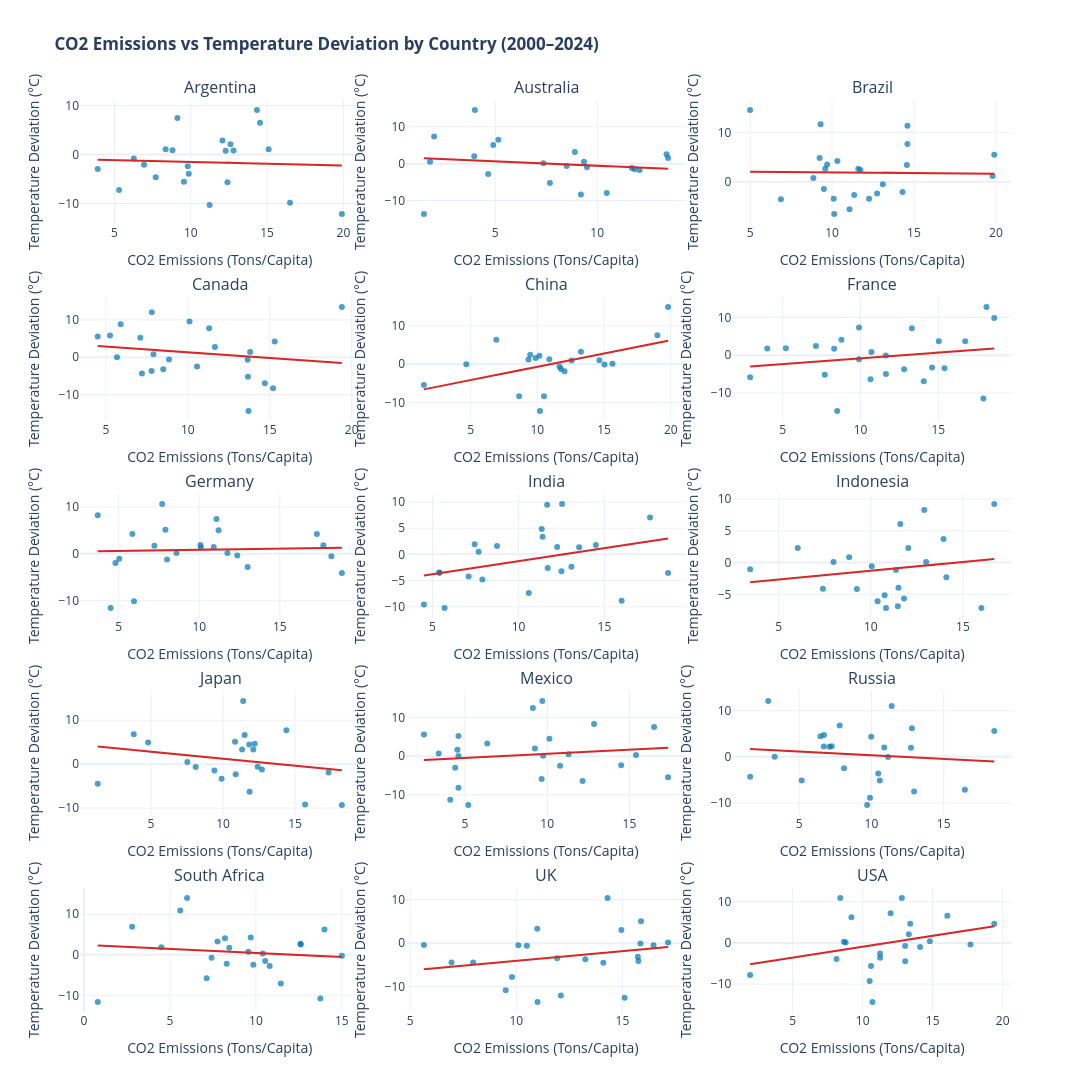

This figure's notebook cell:
### Markdown cell above
###  Correlation between CO₂ Emissions and Temperature Rise

### Code cell
countries = sorted(df["Country"].unique())

# Creating a grid layout
num_cols = 3
num_rows = (len(countries) + num_cols - 1) // num_cols  # Ceiling division

fig = make_subplots(
    rows=num_rows, cols=num_cols,
    subplot_titles=countries,
    vertical_spacing=0.08,
    horizontal_spacing=0.05
)

row_idx = 1
col_idx = 1

for country in countries:
    country_df = df[df["Country"] == country]

    # Adding Scatter Points
    fig.add_trace(go.Scatter(
        x=country_df["CO2 Emissions (Tons/Capita)"],
        y=country_df["Temp_Deviation"],
        mode="markers",
        marker=dict(size=6, color="#0077B6", opacity=0.7),
        name=country,
        showlegend=False
    ), row=row_idx, col=col_idx)


    if len(country_df) > 1:  # regression requires at least 2 points
        X = country_df["CO2 Emissions (Tons/Capita)"].values.reshape(-1, 1)
        y = country_df["Temp_Deviation"].values
        model = LinearRegression().fit(X, y)
        y_pred = model.predict(X)

        fig.add_trace(go.Scatter(
            x=country_df["CO2 Emissions (Tons/Capita)"],
            y=y_pred,
            mode="lines",
            line=dict(color="#D62828", width=2),
            showlegend=False
        ), row=row_idx, col=col_idx)

    # Move to next subplot
    col_idx += 1
    if col_idx > num_cols:
        col_idx = 1
        row_idx += 1

fig.update_layout(
    title="<b>CO2 Emissions vs Temperature Deviation by Country (2000–2024)</b>",
    height=300*num_rows,  # adjust height according to rows
    width=1200,
    template="plotly_white",
    hovermode="closest"
)

# Update axes labels for all subplots
for i in range(1, len(countries)+1):
    fig['layout'][f'xaxis{i}']['title'] = "CO2 Emissions (Tons/Capita)"
    fig['layout'][f'yaxis{i}']['title'] = "Temperature Deviation (°C)"

fig.show()

### Figure 1 — Plotly figure (JSON) as saved in the notebook; plotly's stock layout.template omitted (floating-point values rounded to 4 significant figures)
{"data": [{"marker": {"color": "#0077B6", "opacity": 0.7, "size": 6}, "mode": "markers", "name": "Argentina", "showlegend": false, "type": "scatter", "x": [3.9, 12.6, 15.1, 16.5, 5.3, 9.55, 12.07, 19.9, 8.8, 6.933, 7.7, 8.35, 9.12, 14.53, 12.8, 12.4, 14.33, 6.267, 11.23, 9.867, 9.8, 12.28], "xaxis": "x", "y": [-2.962, 2.113, 1.088, -9.862, -7.262, -5.578, 2.888, -12.16, 0.8985, -2.095, -4.662, 1.088, 7.458, 6.505, 0.8385, -5.662, 9.105, -0.8282, -10.29, -3.928, -2.412, 0.7718], "yaxis": "y"}, {"line": {"color": "#D62828", "width": 2}, "mode": "lines", "showlegend": false, "type": "scatter", "x": [3.9, 12.6, 15.1, 16.5, 5.3, 9.55, 12.07, 19.9, 8.8, 6.933, 7.7, 8.35, 9.12, 14.53, 12.8, 12.4, 14.33, 6.267, 11.23, 9.867, 9.8, 12.28], "xaxis": "x", "y": [-1.066, -1.717, -1.905, -2.009, -1.171, -1.489, -1.678, -2.264, -1.433, -1.293, -1.351, -1.399, -1.457, -1.862, -1.732, -1.702, -1.847, -1.243, -1.615, -1.513, -1.508, -1.694], "yaxis": "y"}, {"marker": {"color": "#0077B6", "opacity": 0.7, "size": 6}, "mode": "markers", "name": "Australia", "showlegend": false, "type": "scatter", "x": [10.47, 9.5, 8.9, 13.4, 7.68, 4.0, 1.8, 8.5, 3.967, 12.08, 4.65, 2.0, 1.5, 13.47, 5.15, 11.7, 7.36, 9.35, 4.9, 11.83, 9.2], "xaxis": "x2", "y": [-7.928, -0.9615, 3.163, 2.538, -5.242, 14.54, 0.5385, -0.6615, 1.972, -1.702, -2.812, 7.338, -13.66, 1.538, 6.488, -1.187, 0.09846, 0.4885, 5.038, -1.528, -8.362], "yaxis": "y2"}, {"line": {"color": "#D62828", "width": 2}, "mode": "lines", "showlegend": false, "type": "scatter", "x": [10.47, 9.5, 8.9, 13.4, 7.68, 4.0, 1.8, 8.5, 3.967, 12.08, 4.65, 2.0, 1.5, 13.47, 5.15, 11.7, 7.36, 9.35, 4.9, 11.83, 9.2], "xaxis": "x2", "y": [-0.6855, -0.4522, -0.3074, -1.394, -0.01289, 0.8754, 1.406, -0.2108, 0.8834, -1.075, 0.7185, 1.358, 1.479, -1.412, 0.5978, -0.9832, 0.06435, -0.416, 0.6581, -1.015, -0.3798], "yaxis": "y2"}, {"marker": {"color": "#0077B6", "opacity": 0.7, "size": 6}, "mode": "markers", "name": "Brazil", "showlegend": false, "type": "scatter", "x": [14.6, 11.35, 11.07, 12.75, 10.1, 5.0, 11.73, 19.9, 8.86, 9.3, 12.26, 9.586, 11.6, 14.57, 10.32, 14.3, 9.24, 10.13, 6.88, 19.8, 9.7, 14.6, 9.5, 13.1], "xaxis": "x3", "y": [11.34, -2.712, -5.595, -2.412, -3.462, 14.54, 2.372, 5.438, 0.7385, 11.64, -3.442, 2.61, 2.638, 3.372, 4.213, -2.112, 4.798, -6.562, -3.562, 1.138, 3.498, 7.638, -1.462, -0.5115], "yaxis": "y3"}, {"line": {"color": "#D62828", "width": 2}, "mode": "lines", "showlegend": false, "type": "scatter", "x": [14.6, 11.35, 11.07, 12.75, 10.1, 5.0, 11.73, 19.9, 8.86, 9.3, 12.26, 9.586, 11.6, 14.57, 10.32, 14.3, 9.24, 10.13, 6.88, 19.8, 9.7, 14.6, 9.5, 13.1], "xaxis": "x3", "y": [1.753, 1.849, 1.857, 1.808, 1.886, 2.037, 1.838, 1.596, 1.923, 1.91, 1.822, 1.901, 1.842, 1.754, 1.879, 1.762, 1.911, 1.885, 1.981, 1.599, 1.898, 1.753, 1.904, 1.797], "yaxis": "y3"}, {"marker": {"color": "#0077B6", "opacity": 0.7, "size": 6}, "mode": "markers", "name": "Canada", "showlegend": false, "type": "scatter", "x": [8.85, 13.8, 11.65, 15.2, 5.675, 7.786, 8.5, 10.1, 13.67, 15.3, 13.7, 10.56, 14.7, 11.3, 4.5, 7.1, 7.2, 7.8, 5.25, 19.4, 13.65, 5.9, 7.9], "xaxis": "x4", "y": [-0.5615, 1.388, 2.738, -8.262, -0.01154, -3.676, -3.228, 9.538, -5.228, 4.238, -14.36, -2.482, -6.945, 7.738, 5.538, 5.188, -4.362, 12.04, 5.788, 13.44, -0.6615, 8.838, 0.8385], "yaxis": "y4"}, {"line": {"color": "#D62828", "width": 2}, "mode": "lines", "showlegend": false, "type": "scatter", "x": [8.85, 13.8, 11.65, 15.2, 5.675, 7.786, 8.5, 10.1, 13.67, 15.3, 13.7, 10.56, 14.7, 11.3, 4.5, 7.1, 7.2, 7.8, 5.25, 19.4, 13.65, 5.9, 7.9], "xaxis": "x4", "y": [1.675, 0.1612, 0.8187, -0.2669, 2.646, 2.0, 1.782, 1.293, 0.202, -0.2975, 0.1918, 1.152, -0.114, 0.9257, 3.005, 2.21, 2.179, 1.996, 2.776, -1.551, 0.2071, 2.577, 1.965], "yaxis": "y4"}, {"marker": {"color": "#0077B6", "opacity": 0.7, "size": 6}, "mode": "markers", "name": "China", "showlegend": false, "type": "scatter", "x": [6.925, 19.0, 10.16, 10.9, 10.5, 8.633, 19.8, 11.77, 12.04, 15.63, 1.5, 10.2, 15.03, 4.675, 9.875, 9.467, 14.65, 11.66, 12.57, 13.27, 9.333], "xaxis": "x5", "y": [6.338, 7.538, 2.158, 1.278, -8.362, -8.362, 14.94, -1.262, -1.882, 0.1051, -5.462, -12.26, -0.09488, -0.03654, 1.613, 2.422, 0.9885, -0.6415, 0.9385, 3.238, 1.238], "yaxis": "y5"}, {"line": {"color": "#D62828", "width": 2}, "mode": "lines", "showlegend": false, "type": "scatter", "x": [6.925, 19.0, 10.16, 10.9, 10.5, 8.633, 19.8, 11.77, 12.04, 15.63, 1.5, 10.2, 15.03, 4.675, 9.875, 9.467, 14.65, 11.66, 12.57, 13.27, 9.333], "xaxis": "x5", "y": [-2.832, 5.542, -0.5889, -0.07567, -0.3531, -1.648, 6.097, 0.5254, 0.715, 3.207, -6.595, -0.5611, 2.791, -4.393, -0.7865, -1.07, 2.525, 0.4514, 1.08, 1.566, -1.162], "yaxis": "y5"}, {"marker": {"color": "#0077B6", "opacity": 0.7, "size": 6}, "mode": "markers", "name": "France", "showlegend": false, "type": "scatter", "x": [14.6, 13.3, 16.73, 9.9, 10.7, 18.6, 15.4, 9.9, 14.07, 17.9, 2.9, 5.2, 7.7, 11.63, 8.771, 8.3, 18.1, 4.0, 7.133, 15.03, 8.5, 10.64, 12.8, 11.62], "xaxis": "x6", "y": [-3.262, 7.138, 3.672, -1.095, 0.8385, 9.838, -3.462, 7.305, -6.862, -11.46, -5.862, 1.838, -5.162, -4.995, 4.081, 1.698, 12.74, 1.788, 2.405, 3.672, -14.76, -6.362, -3.712, -0.1115], "yaxis": "y6"}, {"line": {"color": "#D62828", "width": 2}, "mode": "lines", "showlegend": false, "type": "scatter", "x": [14.6, 13.3, 16.73, 9.9, 10.7, 18.6, 15.4, 9.9, 14.07, 17.9, 2.9, 5.2, 7.7, 11.63, 8.771, 8.3, 18.1, 4.0, 7.133, 15.03, 8.5, 10.64, 12.8, 11.62], "xaxis": "x6", "y": [0.5463, 0.1544, 1.189, -0.8706, -0.6294, 1.752, 0.7875, -0.8706, 0.3855, 1.541, -2.981, -2.288, -1.534, -0.3481, -1.211, -1.353, 1.602, -2.649, -1.705, 0.677, -1.293, -0.6475, 0.003673, -0.3506], "yaxis": "y6"}, {"marker": {"color": "#0077B6", "opacity": 0.7, "size": 6}, "mode": "markers", "name": "Germany", "showlegend": false, "type": "scatter", "x": [5.95, 7.217, 18.85, 7.7, 13.0, 11.07, 7.9, 8.586, 3.7, 8.0, 11.2, 17.3, 10.1, 4.8, 17.7, 5.033, 5.85, 18.2, 10.07, 4.5, 11.75, 12.36, 10.9], "xaxis": "x7", "y": [-10.11, 1.705, -4.062, 10.64, -2.787, 7.405, 5.138, 0.1956, 8.238, -1.228, 5.038, 4.238, 1.338, -1.962, 1.838, -1.028, 4.238, -0.5115, 1.888, -11.56, 0.1885, -0.3615, 1.438], "yaxis": "y7"}, {"line": {"color": "#D62828", "width": 2}, "mode": "lines", "showlegend": false, "type": "scatter", "x": [5.95, 7.217, 18.85, 7.7, 13.0, 11.07, 7.9, 8.586, 3.7, 8.0, 11.2, 17.3, 10.1, 4.8, 17.7, 5.033, 5.85, 18.2, 10.07, 4.5, 11.75, 12.36, 10.9], "xaxis": "x7", "y": [0.6621, 0.7247, 1.299, 0.7486, 1.01, 0.9149, 0.7585, 0.7923, 0.551, 0.7634, 0.9215, 1.223, 0.8672, 0.6053, 1.243, 0.6168, 0.6572, 1.267, 0.8659, 0.5905, 0.9487, 0.9788, 0.9067], "yaxis": "y7"}, {"marker": {"color": "#0077B6", "opacity": 0.7, "size": 6}, "mode": "markers", "name": "India", "showlegend": false, "type": "scatter", "x": [12.25, 7.9, 7.45, 16.0, 13.53, 8.75, 5.4, 11.67, 18.7, 11.4, 4.5, 10.6, 14.5, 11.35, 7.1, 11.7, 5.4, 12.53, 7.68, 5.7, 13.08, 12.5, 17.65], "xaxis": "x8", "y": [1.388, -4.812, 1.922, -8.862, 1.338, 1.588, -3.462, 9.472, -3.562, 3.388, -9.562, -7.362, 1.788, 4.838, -4.212, -2.587, -3.495, 9.638, 0.5185, -10.26, -2.382, -3.228, 7.038], "yaxis": "y8"}, {"line": {"color": "#D62828", "width": 2}, "mode": "lines", "showlegend": false, "type": "scatter", "x": [12.25, 7.9, 7.45, 16.0, 13.53, 8.75, 5.4, 11.67, 18.7, 11.4, 4.5, 10.6, 14.5, 11.35, 7.1, 11.7, 5.4, 12.53, 7.68, 5.7, 13.08, 12.5, 17.65], "xaxis": "x8", "y": [-0.1615, -2.329, -2.553, 1.707, 0.4738, -1.906, -3.575, -0.4522, 3.053, -0.5851, -4.023, -0.9837, 0.9597, -0.61, -2.728, -0.4356, -3.575, -0.02032, -2.439, -3.425, 0.2521, -0.03693, 2.529], "yaxis": "y8"}, {"marker": {"color": "#0077B6", "opacity": 0.7, "size": 6}, "mode": "markers", "name": "Indonesia", "showlegend": false, "type": "scatter", "x": [13.94, 11.37, 10.05, 16.0, 11.8, 3.45, 8.825, 13.0, 7.4, 14.1, 9.24, 10.37, 10.75, 10.82, 6.033, 7.975, 16.7, 11.47, 11.6, 12.03, 11.5, 12.9], "xaxis": "x9", "y": [3.724, -1.162, -0.5615, -7.162, -5.662, -1.062, 0.8385, 0.08132, -4.112, -2.312, -4.142, -6.095, -5.162, -7.137, 2.305, 0.08846, 9.238, -6.895, 6.072, 2.305, -3.962, 8.288], "yaxis": "y9"}, {"line": {"color": "#D62828", "width": 2}, "mode": "lines", "showlegend": false, "type": "scatter", "x": [13.94, 11.37, 10.05, 16.0, 11.8, 3.45, 8.825, 13.0, 7.4, 14.1, 9.24, 10.37, 10.75, 10.82, 6.033, 7.975, 16.7, 11.47, 11.6, 12.03, 11.5, 12.9], "xaxis": "x9", "y": [-0.1966, -0.9116, -1.277, 0.3743, -0.7913, -3.109, -1.617, -0.4583, -2.012, -0.153, -1.502, -1.189, -1.083, -1.062, -2.392, -1.853, 0.5686, -0.8838, -0.8468, -0.7265, -0.8745, -0.486], "yaxis": "y9"}, {"marker": {"color": "#0077B6", "opacity": 0.7, "size": 6}, "mode": "markers", "name": "Japan", "showlegend": false, "type": "scatter", "x": [3.8, 11.5, 10.83, 11.84, 15.7, 14.4, 1.3, 9.9, 11.4, 12.2, 12.7, 18.25, 11.32, 12.1, 17.32, 8.1, 11.82, 9.4, 12.4, 7.525, 10.88, 4.8], "xaxis": "x10", "y": [6.788, 6.638, 5.105, -6.282, -9.162, 7.738, -4.462, -3.312, 14.39, 4.638, -1.195, -9.312, 3.338, 3.338, -1.887, -0.6215, 4.458, -1.462, -0.6115, 0.4635, -2.282, 4.938], "yaxis": "y10"}, {"line": {"color": "#D62828", "width": 2}, "mode": "lines", "showlegend": false, "type": "scatter", "x": [3.8, 11.5, 10.83, 11.84, 15.7, 14.4, 1.3, 9.9, 11.4, 12.2, 12.7, 18.25, 11.32, 12.1, 17.32, 8.1, 11.82, 9.4, 12.4, 7.525, 10.88, 4.8], "xaxis": "x10", "y": [3.222, 0.7705, 0.9827, 0.6623, -0.5665, -0.1527, 4.018, 1.28, 0.8024, 0.5477, 0.3885, -1.378, 0.8262, 0.5795, -1.084, 1.853, 0.6686, 1.439, 0.484, 2.036, 0.9679, 2.903], "yaxis": "y10"}, {"marker": {"color": "#0077B6", "opacity": 0.7, "size": 6}, "mode": "markers", "name": "Mexico", "showlegend": false, "type": "scatter", "x": [4.4, 9.66, 4.6, 11.3, 9.7, 5.2, 3.4, 4.1, 4.6, 2.5, 10.13, 10.78, 14.5, 4.6, 16.5, 12.15, 17.35, 6.35, 9.25, 4.533, 15.4, 9.125, 12.85, 9.75], "xaxis": "x11", "y": [-2.962, -5.922, -8.162, 0.5385, 14.34, -12.66, 0.6885, -11.26, 5.238, 5.638, 4.505, -2.462, -2.362, 0.03846, 7.605, -6.412, -5.462, 3.313, 1.988, 1.705, 0.3385, 12.51, 8.338, 0.1385], "yaxis": "y11"}, {"line": {"color": "#D62828", "width": 2}, "mode": "lines", "showlegend": false, "type": "scatter", "x": [4.4, 9.66, 4.6, 11.3, 9.7, 5.2, 3.4, 4.1, 4.6, 2.5, 10.13, 10.78, 14.5, 4.6, 16.5, 12.15, 17.35, 6.35, 9.25, 4.533, 15.4, 9.125, 12.85, 9.75], "xaxis": "x11", "y": [-0.5715, 0.5567, -0.5286, 0.9085, 0.5653, -0.3999, -0.7859, -0.6358, -0.5286, -0.979, 0.6582, 0.7969, 1.595, -0.5286, 2.024, 1.091, 2.206, -0.1532, 0.4688, -0.5429, 1.788, 0.442, 1.241, 0.576], "yaxis": "y11"}, {"marker": {"color": "#0077B6", "opacity": 0.7, "size": 6}, "mode": "markers", "name": "Russia", "showlegend": false, "type": "scatter", "x": [9.9, 7.8, 6.713, 10.47, 2.85, 1.6, 6.467, 9.98, 10.88, 12.8, 11.15, 5.175, 8.1, 10.57, 9.7, 12.73, 7.1, 7.25, 3.3, 12.95, 6.7, 18.5, 16.47, 11.4], "xaxis": "x12", "y": [-8.862, 6.788, 4.738, -3.628, 12.14, -4.312, 4.472, 4.338, 2.038, 6.188, -0.01154, -5.137, -2.462, -5.112, -10.46, 1.988, 2.205, 2.288, 0.03846, -7.512, 2.253, 5.638, -7.162, 11.04], "yaxis": "y12"}, {"line": {"color": "#D62828", "width": 2}, "mode": "lines", "showlegend": false, "type": "scatter", "x": [9.9, 7.8, 6.713, 10.47, 2.85, 1.6, 6.467, 9.98, 10.88, 12.8, 11.15, 5.175, 8.1, 10.57, 9.7, 12.73, 7.1, 7.25, 3.3, 12.95, 6.7, 18.5, 16.47, 11.4], "xaxis": "x12", "y": [0.366, 0.7001, 0.873, 0.2759, 1.487, 1.686, 0.9121, 0.3533, 0.2096, -0.09522, 0.1672, 1.118, 0.6524, 0.2587, 0.3979, -0.08462, 0.8114, 0.7876, 1.416, -0.1191, 0.875, -1.002, -0.6784, 0.1275], "yaxis": "y12"}, {"marker": {"color": "#0077B6", "opacity": 0.7, "size": 6}, "mode": "markers", "name": "South Africa", "showlegend": false, "type": "scatter", "x": [13.99, 4.5, 5.6, 7.767, 9.7, 13.75, 10.8, 0.8, 12.6, 11.45, 8.3, 9.56, 10.4, 9.85, 8.2, 7.42, 8.45, 6.0, 2.8, 10.54, 7.133, 12.6, 15.0], "xaxis": "x13", "y": [6.253, 1.863, 10.94, 3.305, 4.288, -10.81, -2.762, -11.66, 2.738, -7.112, -2.195, 0.7785, 0.3385, -2.428, 4.113, -0.7215, 1.738, 14.04, 6.938, -1.502, -5.795, 2.563, -0.2615], "yaxis": "y13"}, {"line": {"color": "#D62828", "width": 2}, "mode": "lines", "showlegend": false, "type": "scatter", "x": [13.99, 4.5, 5.6, 7.767, 9.7, 13.75, 10.8, 0.8, 12.6, 11.45, 8.3, 9.56, 10.4, 9.85, 8.2, 7.42, 8.45, 6.0, 2.8, 10.54, 7.133, 12.6, 15.0], "xaxis": "x13", "y": [-0.3513, 1.532, 1.314, 0.8835, 0.4996, -0.3045, 0.2812, 2.267, -0.07618, 0.1522, 0.7776, 0.5274, 0.3606, 0.4698, 0.7975, 0.9523, 0.7478, 1.234, 1.87, 0.3328, 1.009, -0.07618, -0.5527], "yaxis": "y13"}, {"marker": {"color": "#0077B6", "opacity": 0.7, "size": 6}, "mode": "markers", "name": "UK", "showlegend": false, "type": "scatter", "x": [10.99, 13.25, 15.85, 9.5, 7.967, 10.1, 11.93, 9.8, 14.1, 10.5, 5.65, 6.95, 15.72, 15.1, 14.95, 11.0, 15.88, 17.15, 12.1, 15.75, 16.47, 14.3], "xaxis": "x14", "y": [3.326, -3.712, -0.06154, -10.86, -4.462, -0.4949, -3.487, -7.812, -4.512, -0.5615, -0.4115, -4.462, -3.112, -12.56, 3.063, -13.56, 5.038, 0.1635, -12.06, -4.087, -0.4615, 10.44], "yaxis": "y14"}, {"line": {"color": "#D62828", "width": 2}, "mode": "lines", "showlegend": false, "type": "scatter", "x": [10.99, 13.25, 15.85, 9.5, 7.967, 10.1, 11.93, 9.8, 14.1, 10.5, 5.65, 6.95, 15.72, 15.1, 14.95, 11.0, 15.88, 17.15, 12.1, 15.75, 16.47, 14.3], "xaxis": "x14", "y": [-3.611, -2.605, -1.45, -4.272, -4.953, -4.005, -3.194, -4.139, -2.227, -3.827, -5.983, -5.405, -1.505, -1.783, -1.85, -3.605, -1.438, -0.8718, -3.116, -1.494, -1.175, -2.139], "yaxis": "y14"}, {"marker": {"color": "#0077B6", "opacity": 0.7, "size": 6}, "mode": "markers", "name": "USA", "showlegend": false, "type": "scatter", "x": [13.04, 19.4, 1.967, 8.133, 13.3, 12.0, 13.4, 8.667, 17.7, 10.5, 12.8, 13.03, 14.8, 10.7, 8.786, 9.2, 14.1, 8.4, 10.6, 16.05, 11.24, 11.24], "xaxis": "x15", "y": [-4.422, 4.638, -7.795, -3.912, 2.138, 7.238, 4.678, 0.3051, -0.3615, -9.237, 10.94, -0.7615, 0.4385, -14.36, 0.08132, 6.272, -0.9615, 10.94, -5.612, 6.588, -2.576, -3.604], "yaxis": "y15"}, {"line": {"color": "#D62828", "width": 2}, "mode": "lines", "showlegend": false, "type": "scatter", "x": [13.04, 19.4, 1.967, 8.133, 13.3, 12.0, 13.4, 8.667, 17.7, 10.5, 12.8, 13.03, 14.8, 10.7, 8.786, 9.2, 14.1, 8.4, 10.6, 16.05, 11.24, 11.24], "xaxis": "x15", "y": [0.6977, 4.058, -5.152, -1.895, 0.8351, 0.1483, 0.8879, -1.613, 3.16, -0.6442, 0.571, 0.6942, 1.628, -0.5385, -1.55, -1.331, 1.258, -1.754, -0.5913, 2.288, -0.2517, -0.2517], "yaxis": "y15"}], "layout": {"annotations": [{"font": {"size": 16}, "showarrow": false, "text": "Argentina", "x": 0.15, "xanchor": "center", "xref": "paper", "y": 1.0, "yanchor": "bottom", "yref": "paper"}, {"font": {"size": 16}, "showarrow": false, "text": "Australia", "x": 0.5, "xanchor": "center", "xref": "paper", "y": 1.0, "yanchor": "bottom", "yref": "paper"}, {"font": {"size": 16}, "showarrow": false, "text": "Brazil", "x": 0.85, "xanchor": "center", "xref": "paper", "y": 1.0, "yanchor": "bottom", "yref": "paper"}, {"font": {"size": 16}, "showarrow": false, "text": "Canada", "x": 0.15, "xanchor": "center", "xref": "paper", "y": 0.784, "yanchor": "bottom", "yref": "paper"}, {"font": {"size": 16}, "showarrow": false, "text": "China", "x": 0.5, "xanchor": "center", "xref": "paper", "y": 0.784, "yanchor": "bottom", "yref": "paper"}, {"font": {"size": 16}, "showarrow": false, "text": "France", "x": 0.85, "xanchor": "center", "xref": "paper", "y": 0.784, "yanchor": "bottom", "yref": "paper"}, {"font": {"size": 16}, "showarrow": false, "text": "Germany", "x": 0.15, "xanchor": "center", "xref": "paper", "y": 0.568, "yanchor": "bottom", "yref": "paper"}, {"font": {"size": 16}, "showarrow": false, "text": "India", "x": 0.5, "xanchor": "center", "xref": "paper", "y": 0.568, "yanchor": "bottom", "yref": "paper"}, {"font": {"size": 16}, "showarrow": false, "text": "Indonesia", "x": 0.85, "xanchor": "center", "xref": "paper", "y": 0.568, "yanchor": "bottom", "yref": "paper"}, {"font": {"size": 16}, "showarrow": false, "text": "Japan", "x": 0.15, "xanchor": "center", "xref": "paper", "y": 0.352, "yanchor": "bottom", "yref": "paper"}, {"font": {"size": 16}, "showarrow": false, "text": "Mexico", "x": 0.5, "xanchor": "center", "xref": "paper", "y": 0.352, "yanchor": "bottom", "yref": "paper"}, {"font": {"size": 16}, "showarrow": false, "text": "Russia", "x": 0.85, "xanchor": "center", "xref": "paper", "y": 0.352, "yanchor": "bottom", "yref": "paper"}, {"font": {"size": 16}, "showarrow": false, "text": "South Africa", "x": 0.15, "xanchor": "center", "xref": "paper", "y": 0.136, "yanchor": "bottom", "yref": "paper"}, {"font": {"size": 16}, "showarrow": false, "text": "UK", "x": 0.5, "xanchor": "center", "xref": "paper", "y": 0.136, "yanchor": "bottom", "yref": "paper"}, {"font": {"size": 16}, "showarrow": false, "text": "USA", "x": 0.85, "xanchor": "center", "xref": "paper", "y": 0.136, "yanchor": "bottom", "yref": "paper"}], "height": 1500, "hovermode": "closest", "title": {"text": "<b>CO2 Emissions vs Temperature Deviation by Country (2000–2024)</b>"}, "width": 1200, "xaxis": {"anchor": "y", "domain": [0, 0.3], "title": {"text": "CO2 Emissions (Tons/Capita)"}}, "xaxis10": {"anchor": "y10", "domain": [0, 0.3], "title": {"text": "CO2 Emissions (Tons/Capita)"}}, "xaxis11": {"anchor": "y11", "domain": [0.35, 0.65], "title": {"text": "CO2 Emissions (Tons/Capita)"}}, "xaxis12": {"anchor": "y12", "domain": [0.7, 1], "title": {"text": "CO2 Emissions (Tons/Capita)"}}, "xaxis13": {"anchor": "y13", "domain": [0, 0.3], "title": {"text": "CO2 Emissions (Tons/Capita)"}}, "xaxis14": {"anchor": "y14", "domain": [0.35, 0.65], "title": {"text": "CO2 Emissions (Tons/Capita)"}}, "xaxis15": {"anchor": "y15", "domain": [0.7, 1], "title": {"text": "CO2 Emissions (Tons/Capita)"}}, "xaxis2": {"anchor": "y2", "domain": [0.35, 0.65], "title": {"text": "CO2 Emissions (Tons/Capita)"}}, "xaxis3": {"anchor": "y3", "domain": [0.7, 1], "title": {"text": "CO2 Emissions (Tons/Capita)"}}, "xaxis4": {"anchor": "y4", "domain": [0, 0.3], "title": {"text": "CO2 Emissions (Tons/Capita)"}}, "xaxis5": {"anchor": "y5", "domain": [0.35, 0.65], "title": {"text": "CO2 Emissions (Tons/Capita)"}}, "xaxis6": {"anchor": "y6", "domain": [0.7, 1], "title": {"text": "CO2 Emissions (Tons/Capita)"}}, "xaxis7": {"anchor": "y7", "domain": [0, 0.3], "title": {"text": "CO2 Emissions (Tons/Capita)"}}, "xaxis8": {"anchor": "y8", "domain": [0.35, 0.65], "title": {"text": "CO2 Emissions (Tons/Capita)"}}, "xaxis9": {"anchor": "y9", "domain": [0.7, 1], "title": {"text": "CO2 Emissions (Tons/Capita)"}}, "yaxis": {"anchor": "x", "domain": [0.864, 1.0], "title": {"text": "Temperature Deviation (°C)"}}, "yaxis10": {"anchor": "x10", "domain": [0.216, 0.352], "title": {"text": "Temperature Deviation (°C)"}}, "yaxis11": {"anchor": "x11", "domain": [0.216, 0.352], "title": {"text": "Temperature Deviation (°C)"}}, "yaxis12": {"anchor": "x12", "domain": [0.216, 0.352], "title": {"text": "Temperature Deviation (°C)"}}, "yaxis13": {"anchor": "x13", "domain": [0, 0.136], "title": {"text": "Temperature Deviation (°C)"}}, "yaxis14": {"anchor": "x14", "domain": [0, 0.136], "title": {"text": "Temperature Deviation (°C)"}}, "yaxis15": {"anchor": "x15", "domain": [0, 0.136], "title": {"text": "Temperature Deviation (°C)"}}, "yaxis2": {"anchor": "x2", "domain": [0.864, 1.0], "title": {"text": "Temperature Deviation (°C)"}}, "yaxis3": {"anchor": "x3", "domain": [0.864, 1.0], "title": {"text": "Temperature Deviation (°C)"}}, "yaxis4": {"anchor": "x4", "domain": [0.648, 0.784], "title": {"text": "Temperature Deviation (°C)"}}, "yaxis5": {"anchor": "x5", "domain": [0.648, 0.784], "title": {"text": "Temperature Deviation (°C)"}}, "yaxis6": {"anchor": "x6", "domain": [0.648, 0.784], "title": {"text": "Temperature Deviation (°C)"}}, "yaxis7": {"anchor": "x7", "domain": [0.432, 0.568], "title": {"text": "Temperature Deviation (°C)"}}, "yaxis8": {"anchor": "x8", "domain": [0.432, 0.568], "title": {"text": "Temperature Deviation (°C)"}}, "yaxis9": {"anchor": "x9", "domain": [0.432, 0.568], "title": {"text": "Temperature Deviation (°C)"}}}}
